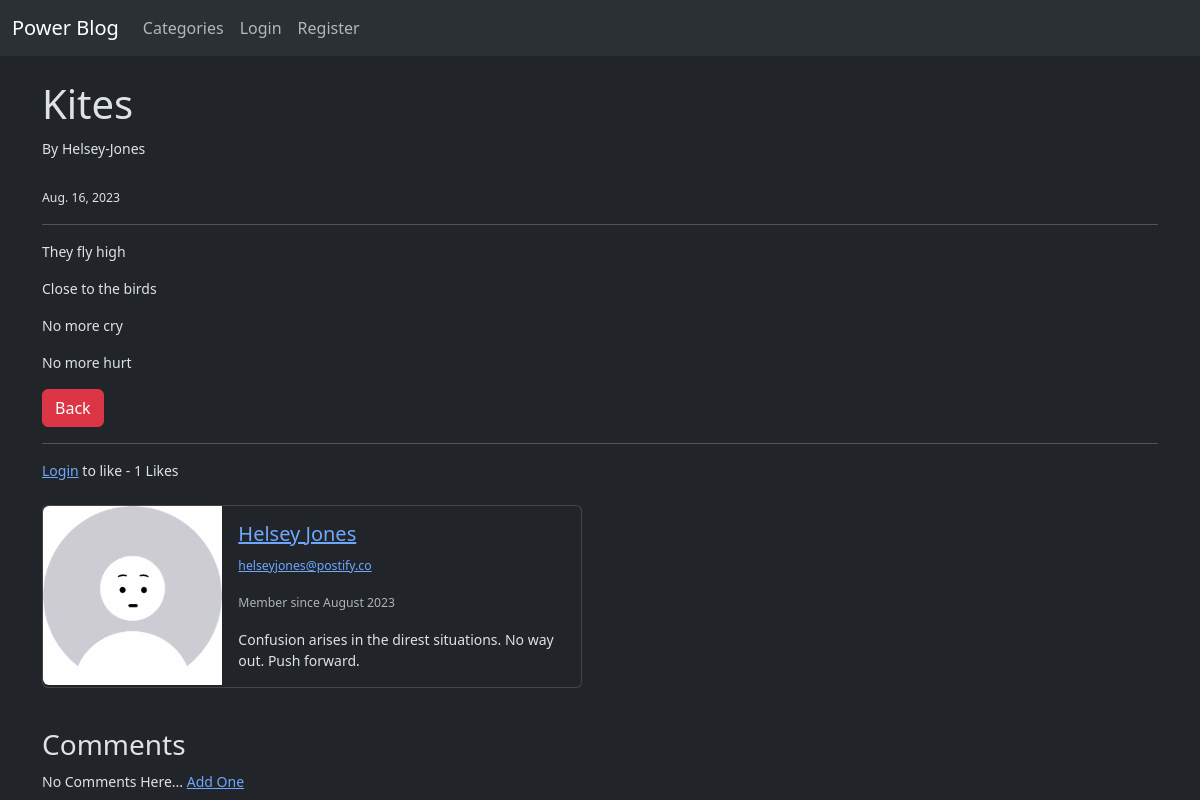
Page /article/4 on the earlier database version.
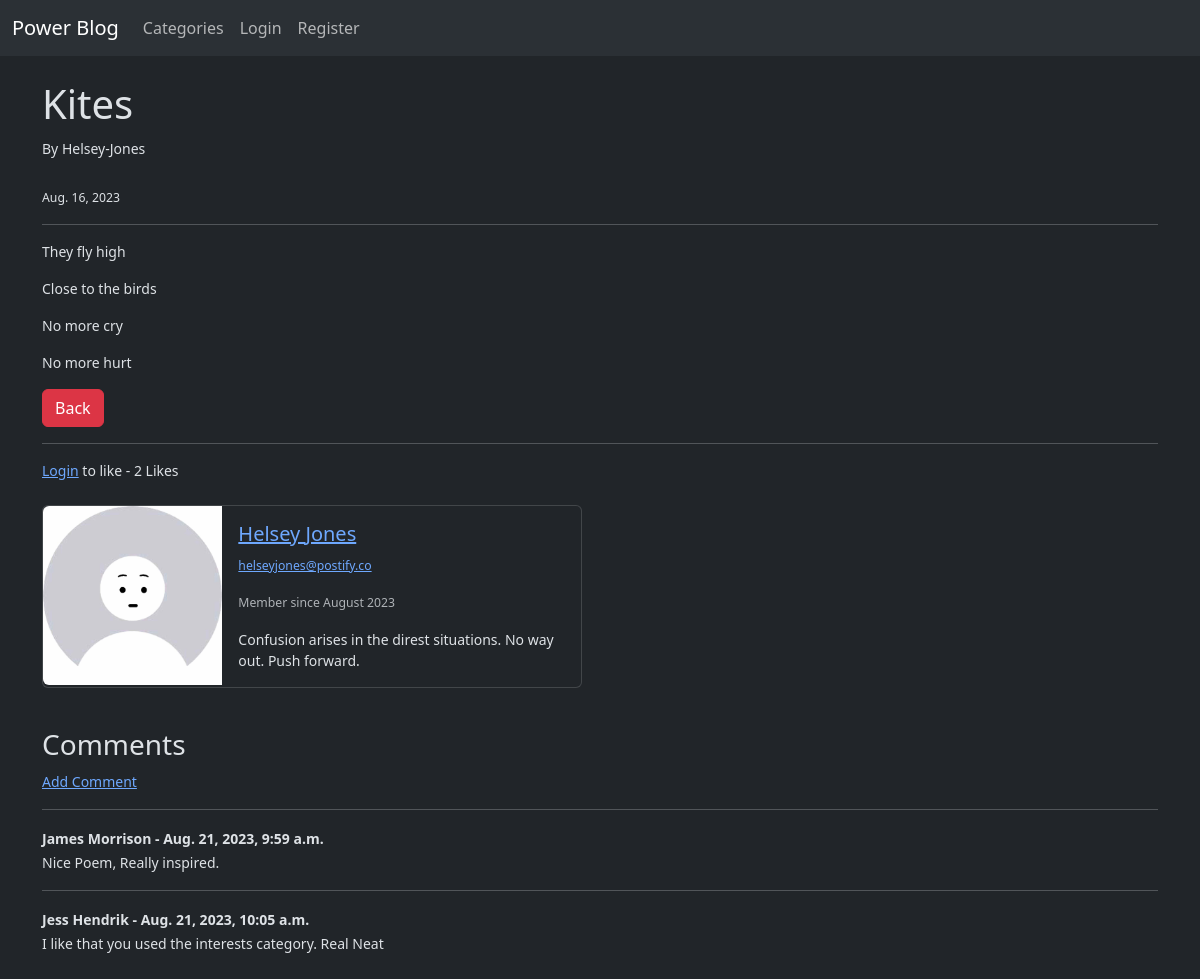
Same page on the later database version.
### theblog/models.py (models this page shows, shortened)
class Post(models.Model):
    title = models.CharField(max_length = 255)
    header_image = models.ImageField(null=True, blank=True, upload_to="images/")
    title_tag = models.CharField(max_length = 255)
    author = models.ForeignKey(User, on_delete=models.CASCADE)
    body = RichTextField(blank=True, null=True)
    post_date = models.DateField(auto_now_add=True)
    category = models.CharField(max_length=255, default='Abstract')
    snippet = models.CharField(max_length=255, default='Click to look inside. Meow!')
    likes = models.ManyToManyField(User, related_name='blog_posts')
    def total_likes(self):
        return self.likes.count()

class Profile(models.Model):
    user = models.OneToOneField(User, null=True, on_delete=models.CASCADE)
    bio = models.TextField()
    profile_pic = models.ImageField(null=True, blank=True, upload_to="images/profile/")
    website_url = models.CharField(max_length=255, null=True, blank=True)
    facebook_url = models.CharField(max_length=255, null=True, blank=True)
    github_url = models.CharField(max_length=255, null=True, blank=True)
    instagram_url = models.CharField(max_length=255, null=True, blank=True)
    twitter_url = models.CharField(max_length=255, null=True, blank=True)
    linkedin_url = models.CharField(max_length=255, null=True, blank=True)

class Comment(models.Model):
    post = models.ForeignKey(Post, related_name="comments", on_delete=models.CASCADE)
    name = models.CharField(max_length=255)
    body = models.TextField()
    date_added = models.DateTimeField(auto_now_add=True)

### theblog/views.py (the view)
# urls.py: path('article/<int:pk>', ArticleView.as_view(), name="article-detail"),
class ArticleView(DetailView):
    model = Post
    template_name = 'article_details.html'
    def get_context_data(self, *args, **kwargs):
        context = super(ArticleView, self).get_context_data(*args, **kwargs)
        stuff = get_object_or_404(Post, id=self.kwargs['pk'])
        total_likes = stuff.total_likes()
        liked = False
        if stuff.likes.filter(id=self.request.user.id).exists():
            liked = True
        context["total_likes"] =  total_likes
        context["liked"] = liked
        return context

### theblog/templates/article_details.html (shortened to what this page needs)
{% extends 'base.html'%}
{% load static %}
{% block content %}
<h1>{{post.title}}</h1>
<small>By {{post.author.first_name}}-{{post.author.last_name}} <br>
<br>
<small>{{post.post_date}}</small>
<hr>
<p>{{post.body|safe}}</p>
<p><a href="{% url 'home'%}" class="btn btn-danger">Back</a></p>
<hr>
<form action="{% url 'like_post' post.pk %}" method="POST">
    {% if user.is_authenticated %}
    {% if liked %}
    <button type="submit" class="btn btn-danger btn-sm" name="post_id" value="{{post.id}}">Unlike</button>
    {% else %}
    <button type="submit" class="btn btn-secondary btn-sm" name="post_id" value="{{post.id}}">Like</button>
    {% endif %}
    {% else %}
    <a href="{% url 'login' %}">Login</a> to like
    {% endif %}
    - {{ total_likes }} Likes
</form>
<br>
<div class="card mb-3" style="max-width: 540px;">
    <div class="row g-0">
        <div class="col-md-4">
            {% if post.author.profile.profile_pic %}
            <img src="{{post.author.profile.profile_pic.url}}" class="img-fluid rounded-start" alt="profile pic">
            {% else %}
            <img src="{% static 'theblog/images/no-profile-picture-6-1024x1024.jpg' %}" class="img-fluid rounded-start" alt="...">
            {% endif %}
        </div>
        <div class="col-md-8">
            <div class="card-body">
                <h5 class="card-title">
                    <a href="{% url 'show_profile_page' post.author.profile.id%}">
                        {{post.author.first_name}} {{post.author.last_name}}
                    </a>
                </h5>
                <p class="card-text"><small class="text-body-secondary">
                        <a href="mailto:{{post.author.email}}">{{post.author.email}}</a>
                    </small></p>
                <p class="card-text"><small class="text-body-secondary">Member since {{post.author.date_joined|date:"F Y"}}</small></p>
                <p class="card-text">{{post.author.profile.bio}}</p>
            </div>
        </div>
    </div>
</div>
<br>
<h3>Comments</h3>
{% if not post.comments.all %}
    No Comments Here...
    <a href="{% url 'add_comment' post.pk %}">Add One</a>
{% else %}
    <a href="{% url 'add_comment' post.pk %}">Add Comment</a>
    <br>
    {% for comment in post.comments.all %}
    <hr>
    <strong>{{comment.name}} - {{comment.date_added}}</strong>
    <br>
    {{comment.body}}
    <br>
    {% endfor %}
{% endif %}
<br>
{% endblock %}

### theblog/templates/base.html (shortened to what this page needs)
<!doctype html>
<html lang="en" data-bs-theme="dark">
<head>
  <link href="https://cdn.jsdelivr.net/npm/bootstrap@5.3.1/dist/css/bootstrap.min.css" rel="stylesheet"
>
</head>
<body>
  <nav class="navbar navbar-expand-lg bg-body-tertiary">
    <div class="container-fluid">
      <a class="navbar-brand" href="{% url 'home' %}">Power Blog</a>
      <div class="collapse navbar-collapse" id="navbarNavDropdown">
        <ul class="navbar-nav mr-auto">
          {% if cat_menu %}
          <li class="nav-item dropdown">
            <a class="nav-link dropdown-toggle" href="#" role="button" data-bs-toggle="dropdown" aria-expanded="false">
              Categories
            </a>
            <ul class="dropdown-menu">
              {% for category in cat_menu %}
              <li><a class="dropdown-item" href="{%url 'category' category|slugify%}">{{ category }}</a></li>
              {% endfor %}
            </ul>
          </li>
          {% else %}
          <li class="nav-item">
            <a class="nav-link" href="{% url 'category-list' %}">Categories</a>
          </li>
          {% endif %}
          {% if user.is_authenticated %}
          <li class="nav-item">
            <a class="nav-link" href="{% url 'add_post' %}">Add Post</a>
          </li>
          <li class="nav-item">
            <a class="nav-link" href="{% url 'add_category' %}">Add Category</a>
          </li>
          {% else %}
          <li class="nav-item">
            <a class="nav-link" aria-current="page" href="{% url 'login' %}">Login</a>
          </li>
          <li class="nav-item">
            <a class="nav-link" href="{% url 'register' %}">Register</a>
          </li>
          {% endif %}
        </ul>
      </div>
    </div>
  </nav>
  <br>
  <div class="container">
    {% block content %}
    {% endblock %}
  </div>
</body>
</html>

Differences in the rows shown:
added Comment: name "James Morrison", date_added "Aug. 21, 2023, 9:59 a.m.", body "Nice Poem, Really inspired."
added Comment: name "Jess Hendrik", date_added "Aug. 21, 2023, 10:05 a.m.", body "I like that you used the interests category. Real Neat"
Other differences:
{{ total_likes }}: "1" → "2"
text no longer shown: "No Comments Here... Add One"
text now shown: "Add Comment"
